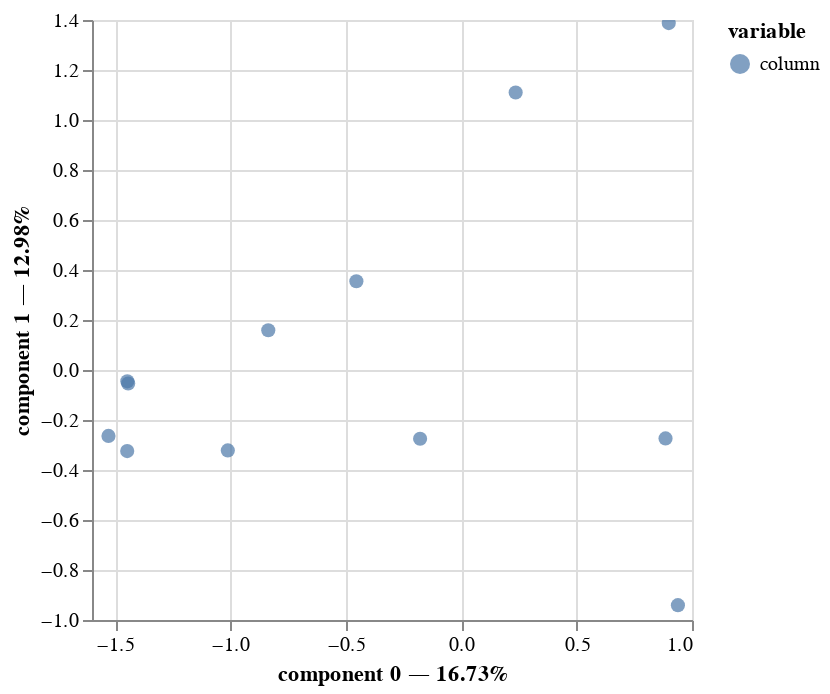

Notebook source saved alongside this figure:
### Markdown cell above
We can make an interactive plot of the column coordinates (there are too many objects to plot):

### Code cell
mca.plot(dx, show_row_markers=False, show_row_labels=False)

### Figure 1 — Vega-Lite specification as saved in the notebook (floating-point values rounded to 4 significant figures)
{"config": {"view": {"continuousWidth": 300, "continuousHeight": 300}}, "layer": [{"mark": {"type": "circle", "size": 50}, "encoding": {"color": {"field": "variable", "type": "nominal"}, "tooltip": [{"field": "variable", "type": "nominal"}, {"field": "value", "type": "nominal"}, {"field": "component 0", "type": "quantitative"}, {"field": "component 1", "type": "quantitative"}], "x": {"axis": {"title": "component 0 — 16.73%"}, "field": "component 0", "scale": {"zero": false}, "type": "quantitative"}, "y": {"axis": {"title": "component 1 — 12.98%"}, "field": "component 1", "scale": {"zero": false}, "type": "quantitative"}}, "name": "view_4"}], "data": {"name": "data-d91b9e29808e62cd2f0a1c1c65b02280"}, "params": [{"name": "param_4", "select": {"type": "interval", "encodings": ["x", "y"]}, "bind": "scales", "views": ["view_4"]}], "$schema": "https://vega.github.io/schema/vega-lite/v5.20.1.json", "datasets": {"data-d91b9e29808e62cd2f0a1c1c65b02280": [{"component 0": 0.2359, "component 1": 1.11, "component 2": 0.2231, "variable": "column", "value": "occ__Culture", "label": "occ__Culture"}, {"component 0": -0.8362, "component 1": 0.1591, "component 2": -1.744, "variable": "column", "value": "occ__Discovery/Science", "label": "occ__Discovery/Science"}, {"component 0": -1.011, "component 1": -0.3216, "component 2": 0.7609, "variable": "column", "value": "occ__Leadership", "label": "occ__Leadership"}, {"component 0": 0.939, "component 1": -0.9407, "component 2": -0.1819, "variable": "column", "value": "occ__Sports/Games", "label": "occ__Sports/Games"}, {"component 0": 0.8993, "component 1": 1.388, "component 2": 0.5119, "variable": "column", "value": "sex__Female", "label": "sex__Female"}, {"component 0": -0.1782, "component 1": -0.275, "component 2": -0.1014, "variable": "column", "value": "sex__Male", "label": "sex__Male"}, {"component 0": -1.529, "component 1": -0.2636, "component 2": 0.8741, "variable": "column", "value": "era__1500", "label": "era__1500"}, {"component 0": -1.447, "component 1": -0.04545, "component 2": 1.906, "variable": "column", "value": "era__1600", "label": "era__1600"}, {"component 0": -1.443, "component 1": -0.05418, "component 2": 1.434, "variable": "column", "value": "era__1700", "label": "era__1700"}, {"component 0": -1.447, "component 1": -0.3242, "component 2": 1.284, "variable": "column", "value": "era__1800", "label": "era__1800"}, {"component 0": -0.4544, "component 1": 0.3551, "component 2": -0.6737, "variable": "column", "value": "era__1900", "label": "era__1900"}, {"component 0": 0.8853, "component 1": -0.2737, "component 2": 0.2486, "variable": "column", "value": "era__2000", "label": "era__2000"}]}}
